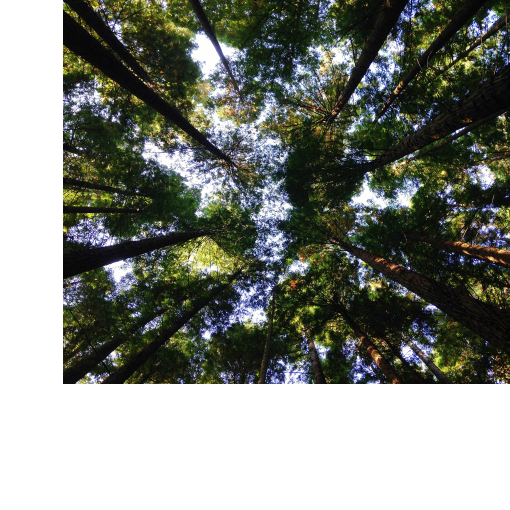
#> input picture DnCNN/data/Train400/train400_Coloured_0.png, 1020 x 1020 px (shown at 1/2 size); its folder holds only this picture in this run
$ python data_generator.py
#> lines starting #> are read from the running program, lines starting #| are printed output that depends on the picture
# -*- coding: utf-8 -*-
"""data_generator.py

Automatically generated by Colaboratory.

Original file is located at
    https://colab.research.google.com/drive/1SnnvhX8w71r_11s7GM_LXHbwSfJEhk24

Data Generator
"""

# -*- coding: utf-8 -*-

# =============================================================================
#  @article{zhang2017beyond,
#    title={Beyond a {Gaussian} denoiser: Residual learning of deep {CNN} for image denoising},
#    author={Zhang, Kai and Zuo, Wangmeng and Chen, Yunjin and Meng, Deyu and Zhang, Lei},
#    journal={IEEE Transactions on Image Processing},
#    year={2017},
#    volume={26},
#    number={7},
#    pages={3142-3155},
#  }
# by Kai Zhang (08/2018)
# cskaizhang@gmail.com
# https://github.com/cszn
# modified on the code from https://github.com/husqin/DnCNN-keras
# =============================================================================

# no need to run this code separately


import glob
#import os
import cv2
import numpy as np
from PIL import Image
#from multiprocessing import Pool


patch_size, stride = 40, 10
aug_times = 1
scales = [1, 0.9, 0.8, 0.7]
batch_size = 128

def resize_img(img):
    image = Image.open(img)
    height = image.size[0]
    width = image.size[1]
    # print("Height: ", height, " W: ", width)
    right  = (2040 - width)/2
    # print("Right: ", right)
    left = (2040 - width)/2
    # print("Right: ", right, " L: ", left)
    top = (2040 - height)/2
    bottom = (2040 - height)/2

    #width, height = image.size
    new_width = width + right + left
    new_height = height + top + bottom

    result = Image.new(image.mode, (int(new_width), int(new_height)), (255))
    result.paste(image, (int(left), int(top)))
    return result

def show(x,title=None,cbar=False,figsize=None):
    import matplotlib.pyplot as plt
    plt.figure(figsize=figsize)
    plt.imshow(x,interpolation='nearest',cmap='gray')
    if title:
        plt.title(title)
    if cbar:
        plt.colorbar()
    plt.show()

def data_aug(img, mode=0):

    if mode == 0:
        return img
    elif mode == 1:
        return np.flipud(img)
    elif mode == 2:
        return np.rot90(img)
    elif mode == 3:
        return np.flipud(np.rot90(img))
    elif mode == 4:
        return np.rot90(img, k=2)
    elif mode == 5:
        return np.flipud(np.rot90(img, k=2))
    elif mode == 6:
        return np.rot90(img, k=3)
    elif mode == 7:
        return np.flipud(np.rot90(img, k=3))

def gen_patches(file_name):

    # read image
    img = cv2.imread(file_name, 1)  # RGB scale
#> img is the input picture: shape (1020, 1020, 3); mean B, G, R 125, 132.5, 128.8
    h, w, l = img.shape
#> h = 1020; w = 1020; l = 3
    # show(img)
    # print("Height: ", h, " Width: ", w, ", Length: ", l)
    patches = []
    for s in scales:
        h_scaled, w_scaled = int(h*s),int(w*s)
        img_scaled = cv2.resize(img, (h_scaled,w_scaled), interpolation=cv2.INTER_CUBIC)
        # extract patches
        for i in range(0, h_scaled-patch_size+1, stride):
            for j in range(0, w_scaled-patch_size+1, stride):
                x = img_scaled[i:i+patch_size, j:j+patch_size, :]

                # [20 lines of commented-out code are left out]
                for k in range(0, aug_times):
                    # if np.mean(temp) == 255:
                    #     continue
                        # x = img_scaled[i:i+patch_size, j:j+patch_size]
                    x_aug = data_aug(x, mode=np.random.randint(0,8))
                    patches.append(x_aug)
#> this loop made 4 passes
#> pass 2, in gen_patches, `img_scaled = cv2.resize(img, (h_scaled,w_scaled), interpolation=cv2.IN..`:
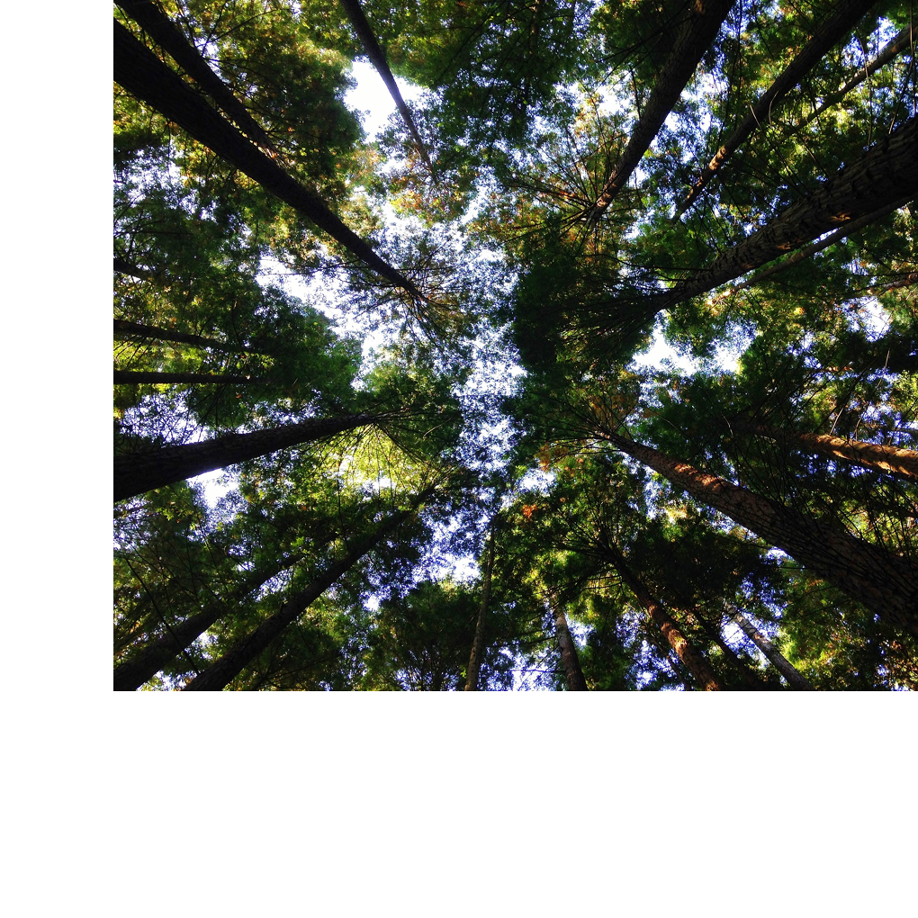
#> img_scaled: shape (918, 918, 3); mean B, G, R 125, 132.4, 128.8
#> after the loop: x: shape (40, 40, 3); every value is 255
#> after the loop, patches = 28253 items
    # print("Patches: ", len(patches))
    return patches

def datagenerator(data_dir='data/Train400',verbose=False):

    file_list = glob.glob(data_dir+'/*.png')  # get name list of all .png files

    # [7 lines of commented-out code are left out]
    data = []
    # [7 lines of commented-out code are left out]
    for i in range(len(file_list)):
        # print("Loop: ", i)
        patch = gen_patches(file_list[i])
#> patch = 28253 items
        data.append(patch)
        if verbose:
            print(str(i+1)+'/'+ str(len(file_list)) + ' is done ^_^')
    data = np.array(data, dtype='uint8')
    # print("Data", data)
    print("Data.shape ", data.shape) #(No images, patches, dimns)
#| Data.shape  (1, 28253, 40, 40, 3)
    data = data.reshape((data.shape[0]*data.shape[1],data.shape[2],data.shape[3], data.shape[4])) ## of parameters must be same as prev but change values to 3d
    #data = data.reshape((data.shape[0],data.shape[1],data.shape[3], 1)) ## of parameters must be same as prev but change values to 3d

    print("Data.shape  NEW ", data.shape)
#| Data.shape  NEW  (28253, 40, 40, 3)
    discard_n = len(data)-len(data)//batch_size*batch_size;
#> discard_n = 93
    data = np.delete(data,range(discard_n),axis = 0)
    print('^_^-training data finished-^_^')
    return data

if __name__ == '__main__':

    data = datagenerator(data_dir='data/Train400')
    # [9 lines of commented-out code are left out]

$ run again, on DnCNN/data/Train400/train400_Coloured_12.png
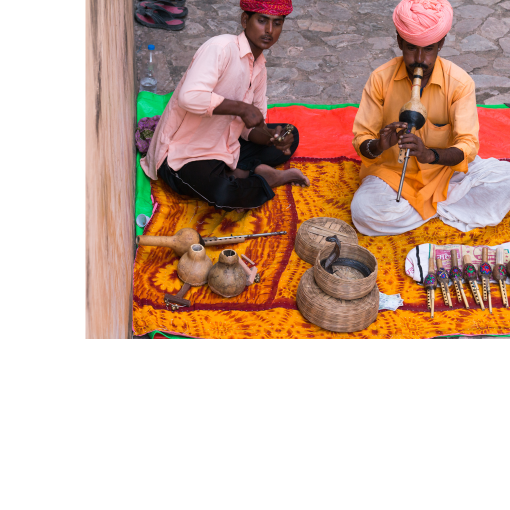
#> input picture DnCNN/data/Train400/train400_Coloured_12.png, 1020 x 1020 px (shown at 1/2 size)
#> in gen_patches, img is the input picture: shape (1020, 1020, 3); mean B, G, R 165.3, 179.5, 207
#> the loop in gen_patches, `for s in scales:` made 4 passes
#> pass 2, in gen_patches, `img_scaled = cv2.resize(img, (h_scaled,w_scaled), interpolation=cv2.IN..`:
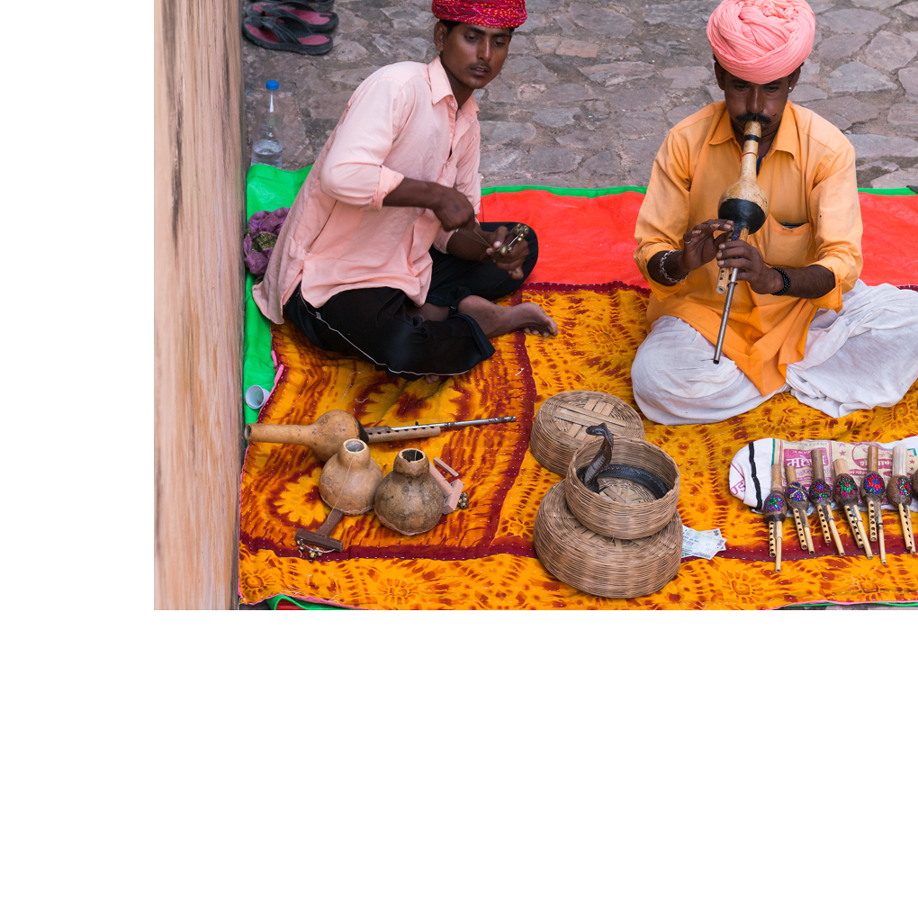
#> img_scaled: shape (918, 918, 3); mean B, G, R 165.4, 179.5, 207
#> after the loop in gen_patches, `for s in scales:`: patches = 28253 items
#| Data.shape  (1, 28253, 40, 40, 3)
#| Data.shape  NEW  (28253, 40, 40, 3)
#> discard_n = 93

$ run again, on DnCNN/data/Train400/train400_Coloured_13.png
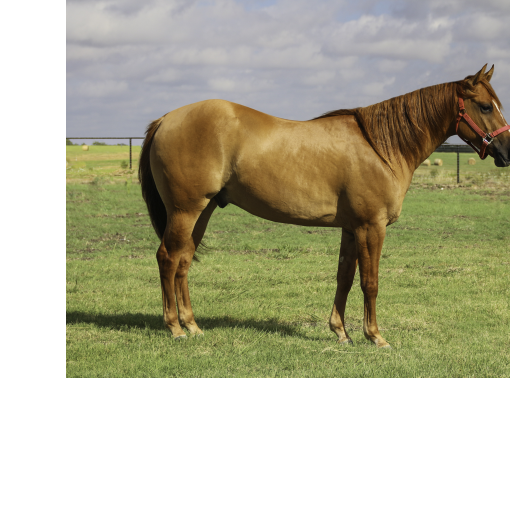
#> input picture DnCNN/data/Train400/train400_Coloured_13.png, 1020 x 1020 px (shown at 1/2 size)
#> in gen_patches, img is the input picture: shape (1020, 1020, 3); mean B, G, R 155.4, 179.4, 181.9
#> the loop in gen_patches, `for s in scales:` made 4 passes
#> pass 2, in gen_patches, `img_scaled = cv2.resize(img, (h_scaled,w_scaled), interpolation=cv2.IN..`:
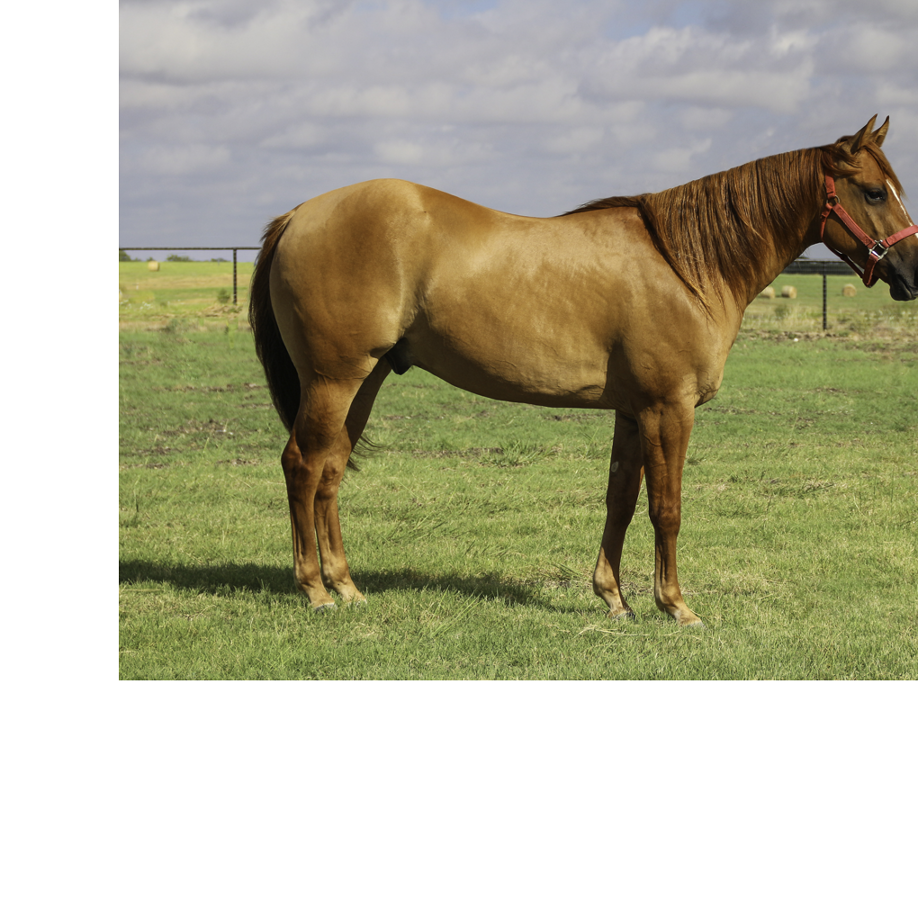
#> img_scaled: shape (918, 918, 3); mean B, G, R 155.4, 179.4, 181.9
#> after the loop in gen_patches, `for s in scales:`: patches = 28253 items
#| Data.shape  (1, 28253, 40, 40, 3)
#| Data.shape  NEW  (28253, 40, 40, 3)
#> discard_n = 93

$ run again, on DnCNN/data/Train400/train400_Coloured_14.png
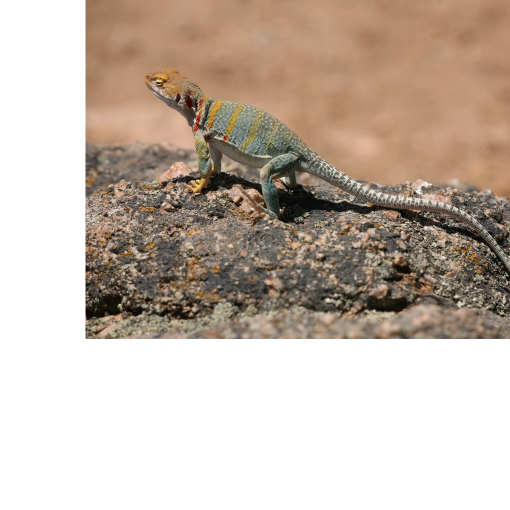
#> input picture DnCNN/data/Train400/train400_Coloured_14.png, 1020 x 1020 px (shown at 1/2 size)
#> in gen_patches, img is the input picture: shape (1020, 1020, 3); mean B, G, R 170.9, 183.2, 196.9
#> the loop in gen_patches, `for s in scales:` made 4 passes
#> pass 2, in gen_patches, `img_scaled = cv2.resize(img, (h_scaled,w_scaled), interpolation=cv2.IN..`:
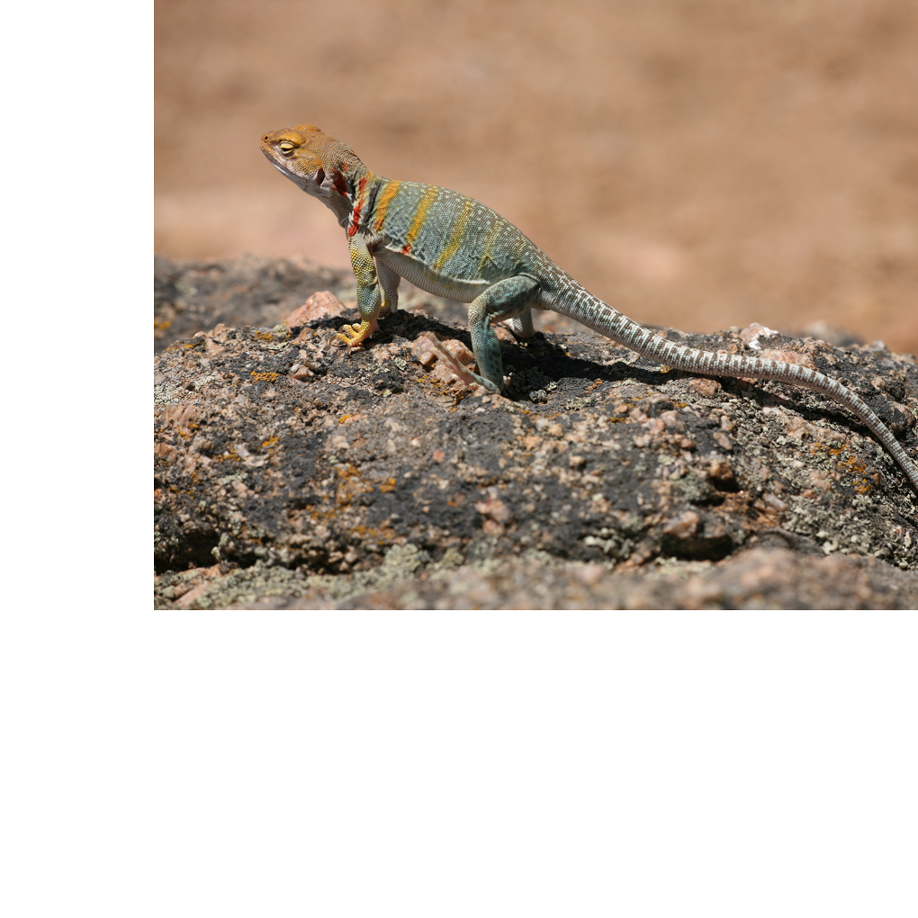
#> img_scaled: shape (918, 918, 3); mean B, G, R 170.8, 183.2, 196.9
#> after the loop in gen_patches, `for s in scales:`: patches = 28253 items
#| Data.shape  (1, 28253, 40, 40, 3)
#| Data.shape  NEW  (28253, 40, 40, 3)
#> discard_n = 93

$ run again, on DnCNN/data/Train400/train400_Coloured_1.png
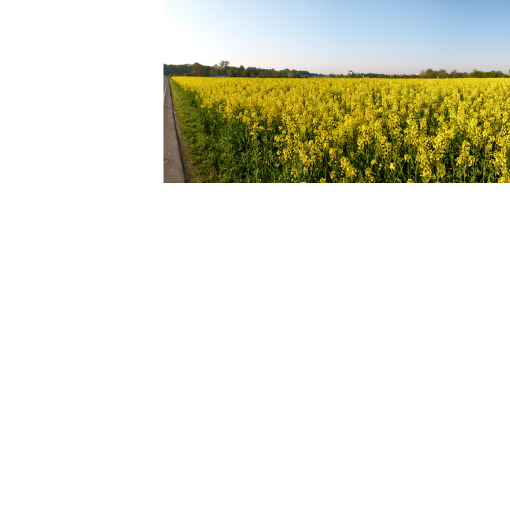
#> input picture DnCNN/data/Train400/train400_Coloured_1.png, 1020 x 1020 px (shown at 1/2 size)
#> in gen_patches, img is the input picture: shape (1020, 1020, 3); mean B, G, R 217.9, 230.8, 230.6
#> the loop in gen_patches, `for s in scales:` made 4 passes
#> pass 2, in gen_patches, `img_scaled = cv2.resize(img, (h_scaled,w_scaled), interpolation=cv2.IN..`:
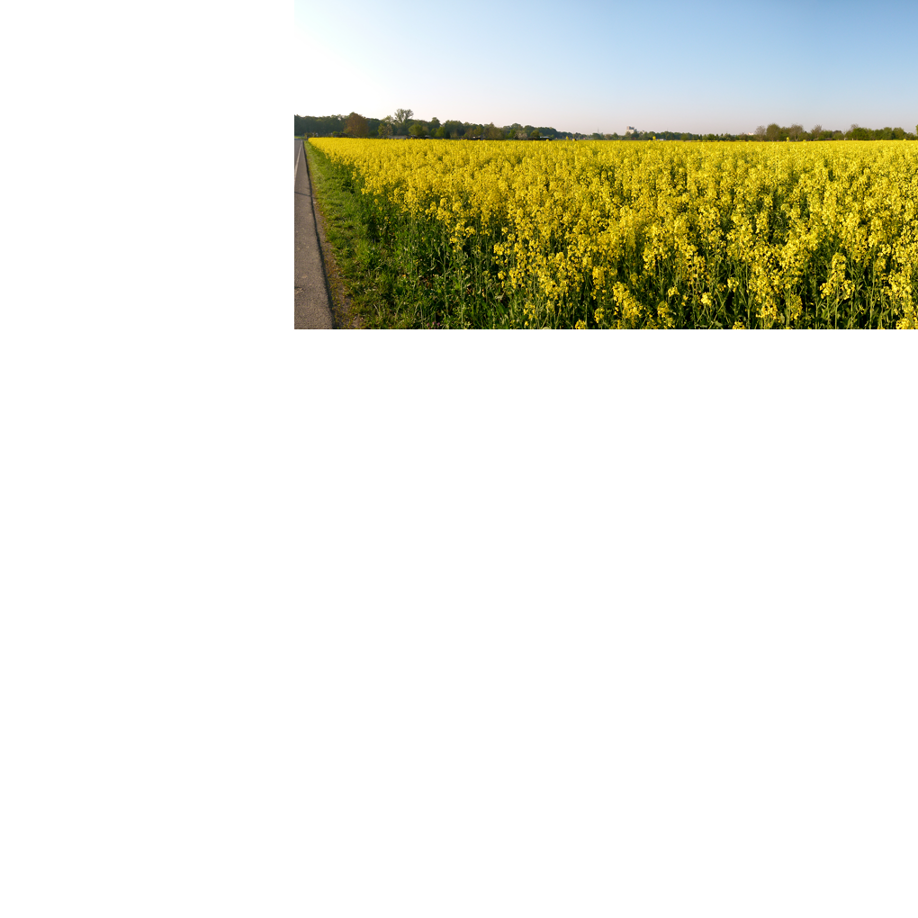
#> img_scaled: shape (918, 918, 3); mean B, G, R 217.9, 230.8, 230.6
#> after the loop in gen_patches, `for s in scales:`: patches = 28253 items
#| Data.shape  (1, 28253, 40, 40, 3)
#| Data.shape  NEW  (28253, 40, 40, 3)
#> discard_n = 93
